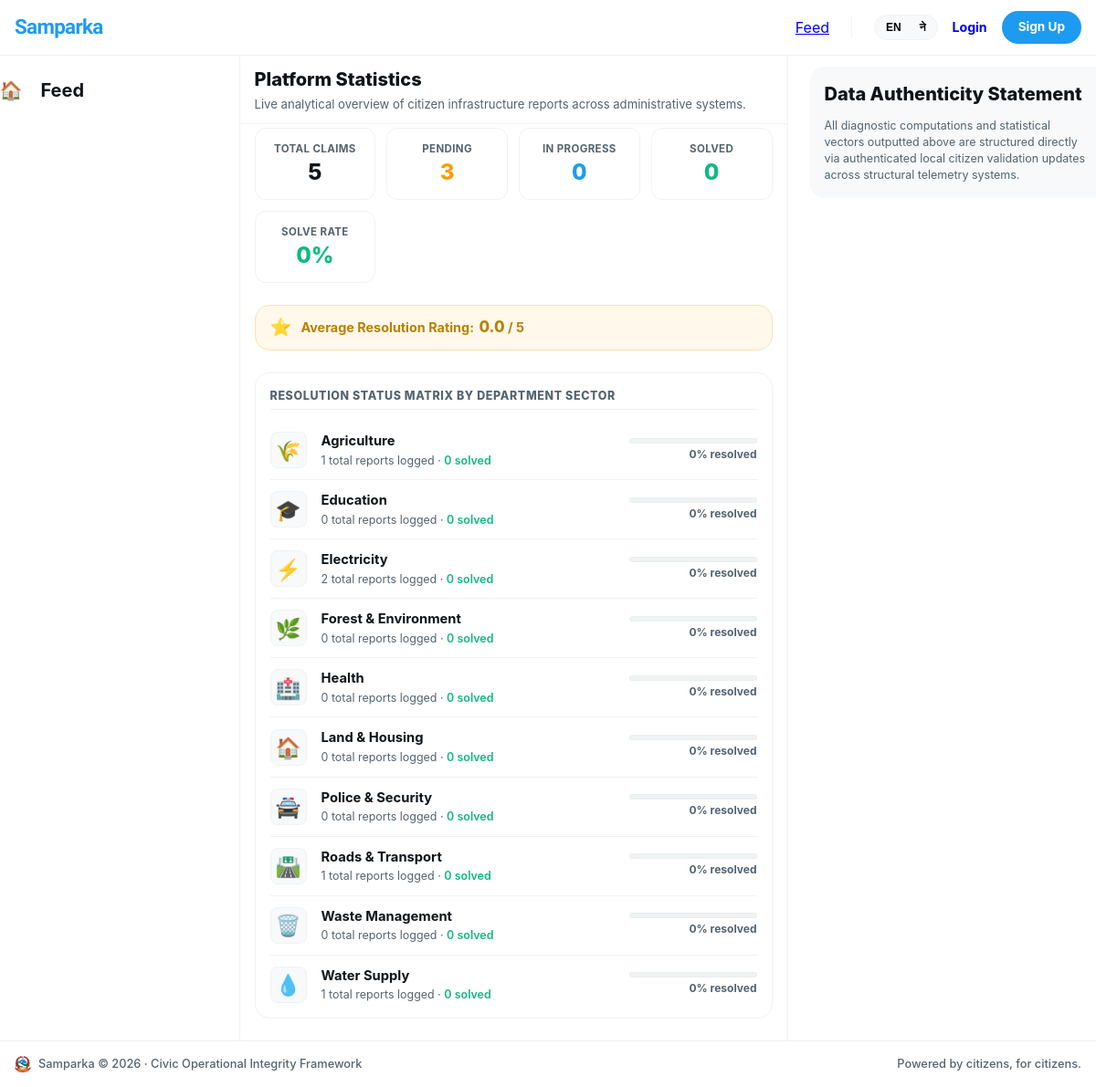
/accounts/stats/, run on the app's committed database.
### departments/models.py (models this page shows, shortened)
class Department(models.Model):
    name = models.CharField(
        max_length=100,
        unique=True
    )
    name_ne = models.CharField(
        max_length=100,
        blank=True,
        help_text='Nepali name of the department (optional)'
    )
    slug = models.SlugField(
        unique=True
    )
    description = models.TextField(
        blank=True
    )
    icon = models.CharField(
        max_length=50,
        default='🏛️',
        help_text='Emoji icon for the department'
    )
    color = models.CharField(
        max_length=7,
        default='#3B82F6',
        help_text='Hex color for department badge'
    )
    is_active = models.BooleanField(
        default=True
    )
    created_at = models.DateTimeField(
        auto_now_add=True
    )
    class Meta:
        ordering = ['name']

### accounts/views.py (the view)
# urls.py: path('stats/',                              views.public_stats,          name='public_stats'),
def public_stats(request):
    departments = Department.objects.annotate(
        total=Count('complaints'),
        solved=Count('complaints', filter=models.Q(complaints__status='solved')),
    )
    total       = Complaint.objects.count()
    solved      = Complaint.objects.filter(status='solved').count()
    pending     = Complaint.objects.filter(status='pending').count()
    in_progress = Complaint.objects.filter(status='in_progress').count()
    avg_rating  = ComplaintRating.objects.aggregate(avg=Avg('stars'))['avg'] or 0
    return render(request, 'accounts/public_stats.html', {
        'departments':  departments,
        'total':        total,
        'solved':       solved,
        'pending':      pending,
        'in_progress':  in_progress,
        'avg_rating':   round(avg_rating, 1),
        'solve_rate':   round((solved / total * 100) if total else 0, 1),
    })

### accounts/context_processors.py (called while the page is built)
def notifications(request):
    if request.user.is_authenticated:
        return {
            'unread_count': request.user.notifications.filter(is_read=False).count()
        }
    return {'unread_count': 0}

### accounts/templates/accounts/public_stats.html (shortened to what this page needs)
{% extends 'base.html' %}
{% load i18n %}
{% block content %}
<div class="x-workspace-container">
  <aside class="x-panel-left">
    <div class="x-sticky-scroll-box">
      <nav class="x-v-nav">
        <a href="{% url 'complaints:feed' %}" class="x-v-link">
          <span class="x-v-icon">🏠</span>
          <span class="x-v-label">{% trans "Feed" %}</span>
        </a>
      </nav>
    </div>
  </aside>
  <main class="x-panel-center">
    <div class="x-center-filter-row" style="position: static; display: flex; flex-direction: column; align-items: flex-start; padding: 16px; gap: 4px;">
      <h1 style="font-size: 1.25rem; font-weight: 800; color: var(--text-main); margin: 0;">{% trans "Platform Statistics" %}</h1>
      <p style="font-size: 0.82rem; color: var(--text-muted); margin: 0;">{% trans "Live analytical overview of citizen infrastructure reports across administrative systems." %}</p>
    </div>
    <div class="x-stats-metric-grid" style="margin-top: 4px;">
      <div class="x-stats-metric-card">
        <div style="font-size: 0.72rem; color: var(--text-muted); font-weight: 700; text-transform: uppercase; letter-spacing: 0.03em;">{% trans "Total Claims" %}</div>
        <div style="font-size: 1.5rem; font-weight: 800; color: var(--text-main); margin-top: 4px; line-height: 1.2;">{{ total|default:0 }}</div>
      </div>
      <div class="x-stats-metric-card">
        <div style="font-size: 0.72rem; color: var(--text-muted); font-weight: 700; text-transform: uppercase; letter-spacing: 0.03em;">{% trans "Pending" %}</div>
        <div style="font-size: 1.5rem; font-weight: 800; color: #f59e0b; margin-top: 4px; line-height: 1.2;">{{ pending|default:0 }}</div>
      </div>
      <div class="x-stats-metric-card">
        <div style="font-size: 0.72rem; color: var(--text-muted); font-weight: 700; text-transform: uppercase; letter-spacing: 0.03em;">{% trans "In Progress" %}</div>
        <div style="font-size: 1.5rem; font-weight: 800; color: var(--accent-blue, #1d9bf0); margin-top: 4px; line-height: 1.2;">{{ in_progress|default:0 }}</div>
      </div>
      <div class="x-stats-metric-card">
        <div style="font-size: 0.72rem; color: var(--text-muted); font-weight: 700; text-transform: uppercase; letter-spacing: 0.03em;">{% trans "Solved" %}</div>
        <div style="font-size: 1.5rem; font-weight: 800; color: #10b981; margin-top: 4px; line-height: 1.2;">{{ solved|default:0 }}</div>
      </div>
      <div class="x-stats-metric-card">
        <div style="font-size: 0.72rem; color: var(--text-muted); font-weight: 700; text-transform: uppercase; letter-spacing: 0.03em;">{% trans "Solve Rate" %}</div>
        <div style="font-size: 1.5rem; font-weight: 800; color: #10b981; margin-top: 4px; line-height: 1.2;">{{ solve_rate|default:0 }}%</div>
      </div>
    </div>
    <div class="x-stats-wrapper-box" style="display: flex; align-items: center; gap: 10px; background: #fff8eb; border-color: #ffe0b2; margin-top: 0; padding: 12px 16px;">
      <span style="font-size: 1.2rem; line-height: 1;">⭐</span>
      <div style="font-size: 0.9rem; font-weight: 700; color: #b78103;">
        {% trans "Average Resolution Rating:" %} <span style="font-size: 1.05rem; font-weight: 800; margin-left: 2px;">{{ avg_rating|default:"0.0" }}</span> / 5
      </div>
    </div>
    <div class="x-stats-wrapper-box">
      <h2 style="font-size: 0.78rem; font-weight: 800; text-transform: uppercase; color: var(--text-muted); margin: 0 0 12px 0; letter-spacing: 0.05em; border-bottom: 1px solid var(--border-color); padding-bottom: 6px;">
        {% trans "Resolution Status Matrix By Department Sector" %}
      </h2>
      <div style="display: flex; flex-direction: column;">
        {% for dept in departments %}
          <div class="x-dept-stat-row">
            <div style="width: 40px; height: 40px; border-radius: 8px; background: var(--bg-subtle, #f7f9fa); display: flex; align-items: center; justify-content: center; font-size: 1.4rem; flex-shrink: 0; border: 1px solid var(--border-color);">
              {{ dept.icon|default:"📁" }}
            </div>
            <div style="flex: 1; min-width: 0;">
              <div style="font-size: 0.92rem; font-weight: 700; color: var(--text-main); margin-bottom: 2px; white-space: nowrap; overflow: hidden; text-overflow: ellipsis;">
                {{ dept.name }}
              </div>
              <div style="font-size: 0.78rem; color: var(--text-muted);">
                {{ dept.total|default:0 }} {% trans "total reports logged" %} &middot; <span style="color: #10b981; font-weight: 600;">{{ dept.solved|default:0 }} {% trans "solved" %}</span>
              </div>
            </div>
            <div style="width: 140px; flex-shrink: 0; text-align: right;">
              <div style="height: 6px; width: 100%; background: var(--border-color, #eff3f4); border-radius: 99px; overflow: hidden; margin-bottom: 4px; border: 1px solid rgba(0,0,0,0.02);">
              </div>
              <div style="font-size: 0.75rem; font-weight: 700; color: var(--text-muted);">
                {% if dept.total %}{% widthratio dept.solved dept.total 100 %}%{% else %}0%{% endif %} {% trans "resolved" %}
              </div>
            </div>
          </div>
        {% empty %}
          <div style="text-align: center; padding: 32px 0; color: var(--text-muted); font-size: 0.88rem;">
            {% trans "No department sector administrative track telemetry detected on-system." %}
          </div>
        {% endfor %}
      </div>
    </div>
  </main>
  <aside class="x-panel-right">
    <div class="x-sticky-scroll-box">
      <section class="x-right-panel-widget">
        <h4 class="x-widget-panel-title">{% trans "Data Authenticity Statement" %}</h4>
        <p style="font-size: 0.78rem; color: var(--text-muted); line-height: 1.45; margin: 8px 0 0 0;">
          {% trans "All diagnostic computations and statistical vectors outputted above are structured directly via authenticated local citizen validation updates across structural telemetry systems." %}
        </p>
      </section>
    </div>
  </aside>
</div>
{% endblock %}

### static/css/main.css (style rules this page uses)
:root { --bg-global: #ffffff; --bg-subtle: #f7f9fa; --border-color: #eff3f4; --text-main: #0f1419; --text-muted: #536471; --accent-blue: #1d9bf0; --accent-blue-hover: #1a8cd8; --accent-blue-light: #e8f5fe; --accent-red: #f4212e; --font-stack: -apple-system, BlinkMacSystemFont, "Segoe UI", Roboto, Helvetica, Arial, sans-serif; }
* { margin: 0; padding: 0; box-sizing: border-box; }
body { font-family: var(--font-stack); background-color: var(--bg-global); color: var(--text-main); line-height: 1.4; overflow-y: scroll; }
.main-content, main, .wrapper { max-width: 100%; width: 100%; padding: 0; margin: 0; }
.x-workspace-container { display: grid !important; grid-template-columns: 275px 600px 350px !important; justify-content: center !important; width: 100% !important; max-width: 1232px !important; margin: 0 auto !important; min-height: calc(100vh - 60px) !important; }
.x-sticky-scroll-box { position: sticky !important; top: 60px !important; height: calc(100vh - 60px) !important; display: flex !important; flex-direction: column !important; padding-top: 12px !important; padding-bottom: 12px !important; }
.x-panel-left { border-right: 1px solid var(--border-color) !important; padding-right: 12px !important; }
.x-v-nav { display: flex !important; flex-direction: column !important; gap: 4px !important; }
.x-v-link { display: inline-flex !important; align-items: center !important; gap: 20px !important; padding: 12px 20px 12px 12px !important; border-radius: 9999px !important; color: var(--text-main) !important; font-size: 1.25rem !important; font-weight: 700 !important; text-decoration: none !important; transition: background-color 0.2s ease !important; width: max-content !important; }
.x-panel-center { border-right: 1px solid var(--border-color) !important; min-width: 0 !important; }
.x-center-filter-row { position: sticky !important; top: 54px !important; background-color: rgba(255, 255, 255, 0.85) !important; backdrop-filter: blur(12px) !important; z-index: 10 !important; padding: 12px 16px !important; border-bottom: 1px solid var(--border-color) !important; }
.x-panel-right { padding-left: 24px !important; }
.x-right-panel-widget { background-color: var(--bg-subtle) !important; border-radius: 16px !important; padding: 16px !important; margin-bottom: 16px !important; }
.x-widget-panel-title { font-size: 1.25rem !important; font-weight: 800 !important; color: var(--text-main) !important; margin-bottom: 12px !important; }
.x-panel-left, .x-v-dept-scroll-wrapper, .x-v-link { position: relative !important; z-index: 999 !important; pointer-events: auto !important; }

### accounts/templates/accounts/public_stats.html (style rules this page uses)
.x-stats-metric-grid { display: grid; grid-template-columns: repeat(auto-fit, minmax(130px, 1fr)); gap: 12px; margin-bottom: 24px; padding: 0 16px; }
.x-stats-metric-card { background: #ffffff; border: 1px solid var(--border-color, #eff3f4); border-radius: 12px; padding: 14px; text-align: center; min-width: 0; }
.x-stats-wrapper-box { background: #ffffff; border: 1px solid var(--border-color, #eff3f4); border-radius: 16px; padding: 16px; margin: 0 16px 24px 16px; }
.x-dept-stat-row { display: flex; align-items: center; gap: 16px; padding: 12px 0; border-bottom: 1px solid var(--border-color, #eff3f4); }
.x-dept-stat-row:last-child { border-bottom: none; padding-bottom: 0; }

### data on the page
Department: icon "🌾", name "Agriculture", total "1", solved "0"
Department: icon "🎓", name "Education", total "0", solved "0", shows "0%"
Department: icon "⚡", name "Electricity", total "2", solved "0"
Department: icon "🌿", name "Forest & Environment", total "0", solved "0", shows "0%"
Department: icon "🏥", name "Health", total "0", solved "0", shows "0%"
Department: icon "🏠", name "Land & Housing", total "0", solved "0", shows "0%"
Department: icon "🚔", name "Police & Security", total "0", solved "0", shows "0%"
Department: icon "🛣️", name "Roads & Transport", total "1", solved "0"
Department: icon "🗑️", name "Waste Management", total "0", solved "0", shows "0%"
Department: icon "💧", name "Water Supply", total "1", solved "0"

### other printed values
{{ total|default:0 }} "5"
{{ pending|default:0 }} "3"
{{ in_progress|default:0 }} "0"
{{ solved|default:0 }} "0"
{{ solve_rate|default:0 }} "0"
{{ avg_rating|default:"0.0" }} "0.0"
